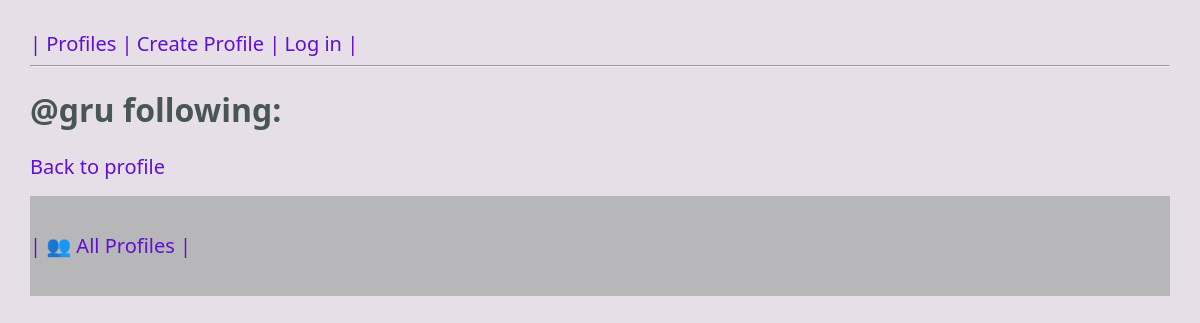
/mini_insta/profile/1/following, run on an earlier commit of the app's database.
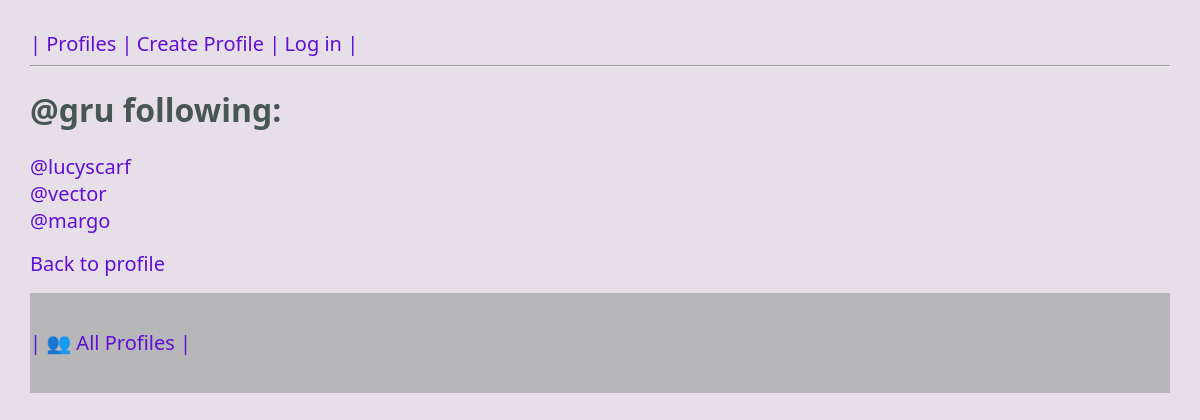
And on a later commit of the database.
### mini_insta/models.py (models this page shows, shortened)
class Profile(models.Model):
    username = models.TextField(blank=True)
    display_name = models.TextField(blank=True)
    profile_image_url = models.URLField(blank=True)
    bio_text = models.TextField(blank=True)
    join_date = models.DateTimeField(auto_now_add=True)
    user = models.ForeignKey(
        User,
        on_delete=models.CASCADE,
        related_name="profiles",
        default=1,  # temporary default to handle existing rows (e.g., admin id=1)
    )
    def get_following(self):
        follow_objs = Follow.objects.select_related("followed").filter(follower=self)
        return [f.followed for f in follow_objs]

### mini_insta/views.py (the view)
class ShowFollowingDetailView(DetailView):
    model = Profile
    template_name = "mini_insta/show_following.html"

### mini_insta/templates/mini_insta/show_following.html
{% extends 'mini_insta/base.html' %}
{% block content %}
<h1>@{{ profile.username }} following:</h1>
<ul class="profile-list">
  {% for p in profile.get_following %}
    <li>
      <a href="{% url 'show_profile' p.pk %}">
        @{{ p.username }}
      </a>
    </li>
  {% endfor %}
</ul>
<p><a href="{% url 'show_profile' profile.pk %}">Back to profile</a></p>
{% endblock %}

What changed in the data, as far as the page shows it:
added Profile: username "lucyscarf"
now on this page (row unchanged): Profile: username "vector"
now on this page (row unchanged): Profile: username "margo"
